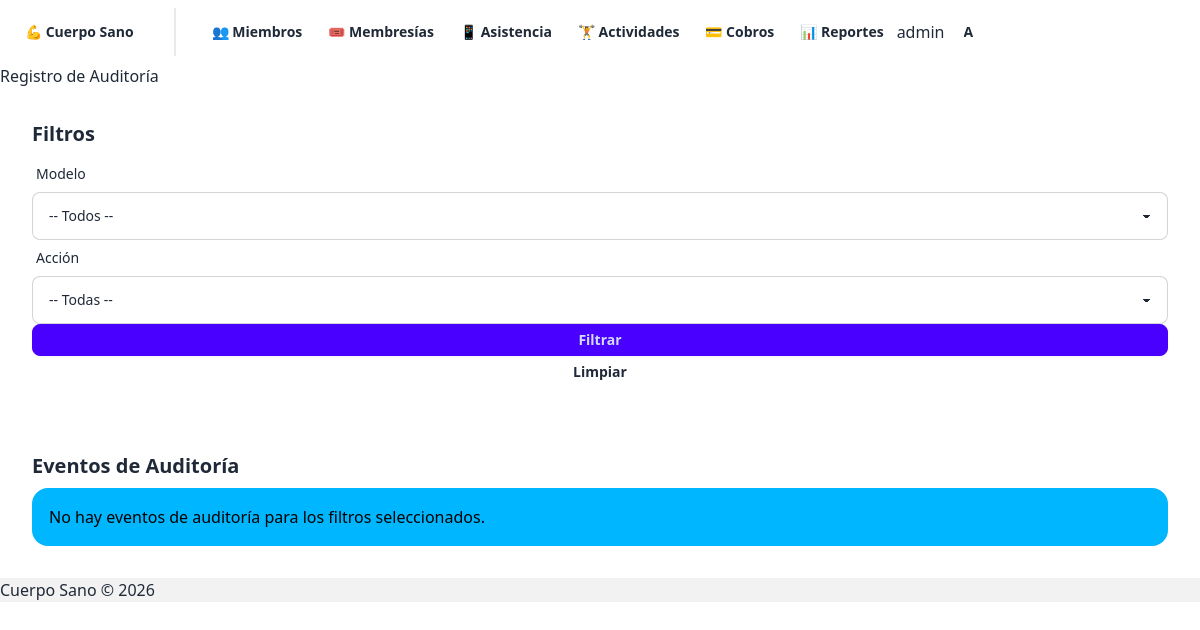
Before: /historial/auditlog/ (signed in) with the older database file.
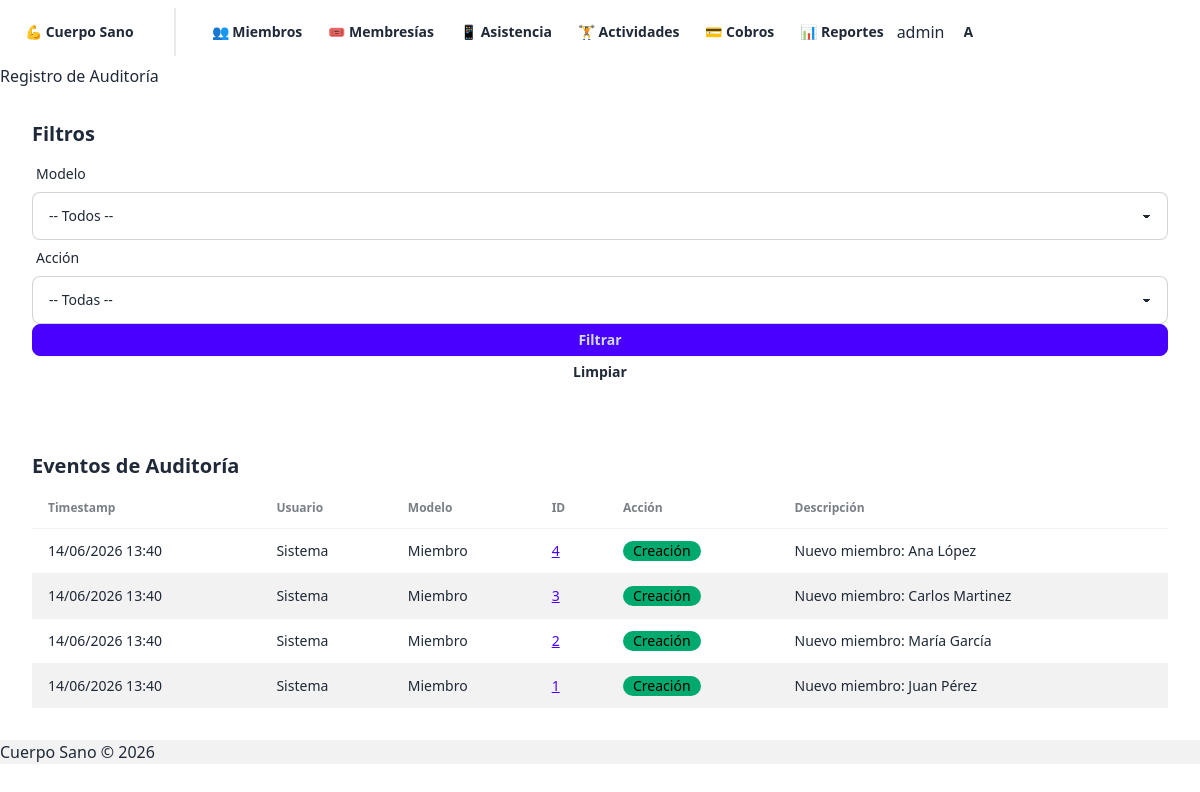
After: the same page with the newer database file.
### historial/models.py (models this page shows, shortened)
class AuditLog(models.Model):
    ACCION_CHOICES = [
        ('CREATE', 'Creación'),
        ('UPDATE', 'Actualización'),
        ('DELETE', 'Eliminación'),
    ]
    modelo = models.CharField(max_length=50)  # Ej: 'Miembro', 'Cobro'
    id_objeto = models.IntegerField()  # ID del objeto auditado
    accion = models.CharField(max_length=10, choices=ACCION_CHOICES)
    usuario = models.ForeignKey(User, on_delete=models.SET_NULL, null=True, blank=True)
    timestamp = models.DateTimeField(auto_now_add=True)
    cambios = models.JSONField(default=dict, blank=True)  # {campo: {anterior: X, nuevo: Y}}
    descripcion = models.TextField(blank=True)
    class Meta:
        ordering = ['-timestamp']
        verbose_name_plural = 'Auditoría'
        indexes = [
            models.Index(fields=['modelo', 'id_objeto']),
            models.Index(fields=['-timestamp']),
            models.Index(fields=['usuario']),
        ]

### historial/views.py (the view)
# urls.py: path('auditlog/', views.lista_auditlog, name='auditlog'),
@login_required
def lista_auditlog(request):
    logs = AuditLog.objects.all().order_by('-timestamp')
    filtro_modelo = request.GET.get('modelo', '')
    filtro_accion = request.GET.get('accion', '')
    if filtro_modelo:
        logs = logs.filter(modelo=filtro_modelo)
    if filtro_accion:
        logs = logs.filter(accion=filtro_accion)
    modelos_unicos = AuditLog.objects.values_list('modelo', flat=True).distinct()
    return render(request, 'historial/auditlog.html', {
        'logs': logs,
        'modelos': modelos_unicos,
        'filtro_modelo': filtro_modelo,
        'filtro_accion': filtro_accion,
    })

### miembros/templatetags/custom_tags.py (called while the page is built)
@register.filter
def has_group(user, group_name):
    return user.groups.filter(name=group_name).exists()

### historial/templates/historial/auditlog.html (shortened to what the changed rows need)
{% extends "base.html" %}
{% block content %}
<div class="container mx-auto p-4">
    <h1 class="text-3xl font-bold mb-6">Registro de Auditoría</h1>
    <div class="card bg-base-100 shadow-md mb-6">
        <div class="card-body">
            <h2 class="card-title text-lg mb-4">Filtros</h2>
        </div>
    </div>
    <div class="card bg-base-100 shadow-md">
        <div class="card-body">
            <h2 class="card-title mb-4">Eventos de Auditoría</h2>
            {% if logs %}
                <div class="overflow-x-auto">
                    <table class="table table-zebra w-full">
                        <thead>
                            <tr>
                                <th>Timestamp</th>
                                <th>Usuario</th>
                                <th>Modelo</th>
                                <th>ID</th>
                                <th>Acción</th>
                                <th>Descripción</th>
                            </tr>
                        </thead>
                        <tbody>
                            {% for log in logs %}
                                <tr>
                                    <td class="text-sm">{{ log.timestamp|date:"d/m/Y H:i" }}</td>
                                    <td>{{ log.usuario|default:"Sistema" }}</td>
                                    <td class="font-semibold">{{ log.modelo }}</td>
                                    <td>
                                        {% if log.modelo == 'Miembro' %}
                                            <a href="{% url 'miembros:detalle' log.id_objeto %}" class="link link-primary">{{ log.id_objeto }}</a>
                                        {% elif log.modelo == 'Cobro' %}
                                            <a href="{% url 'cobros:detalle' log.id_objeto %}" class="link link-primary">{{ log.id_objeto }}</a>
                                        {% else %}
                                            {{ log.id_objeto }}
                                        {% endif %}
                                    </td>
                                    <td>
                                        {% if log.accion == 'CREATE' %}
                                            <span class="badge badge-success">{{ log.get_accion_display }}</span>
                                        {% elif log.accion == 'UPDATE' %}
                                            <span class="badge badge-info">{{ log.get_accion_display }}</span>
                                        {% else %}
                                            <span class="badge badge-error">{{ log.get_accion_display }}</span>
                                        {% endif %}
                                    </td>
                                    <td>{{ log.descripcion }}</td>
                                </tr>
                            {% endfor %}
                        </tbody>
                    </table>
                </div>
            {% else %}
                <div class="alert alert-info">
                    <p>No hay eventos de auditoría para los filtros seleccionados.</p>
                </div>
            {% endif %}
        </div>
    </div>
</div>
{% endblock %}

Changed rows visible on the page:
added AuditLog: timestamp "14/06/2026 13:40", usuario "Sistema", modelo "Miembro", id_objeto "4", accion "Creación", descripcion "Nuevo miembro: Ana López"
added AuditLog: timestamp "14/06/2026 13:40", usuario "Sistema", modelo "Miembro", id_objeto "3", accion "Creación", descripcion "Nuevo miembro: Carlos Martinez"
added AuditLog: timestamp "14/06/2026 13:40", usuario "Sistema", modelo "Miembro", id_objeto "2", accion "Creación", descripcion "Nuevo miembro: María García"
added AuditLog: timestamp "14/06/2026 13:40", usuario "Sistema", modelo "Miembro", id_objeto "1", accion "Creación", descripcion "Nuevo miembro: Juan Pérez"
Other visible differences:
text no longer shown: "No hay eventos de auditoría para los filtros seleccionados."
text now shown: "Timestamp Usuario Modelo ID Acción Descripción"
